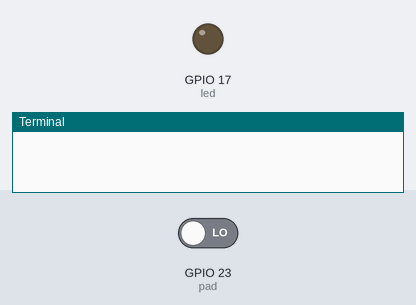
The program below on a simulated Raspberry Pi (BCM pin numbers). Shown: output pins drawn as LEDs (lit = HIGH), the last lines printed to the terminal. Inputs (shaded band) come from the test bench; at power-on: GPIO 23 (pad) LOW. The clock reads 2024-03-15 10:24:30 at power-on unless the program sets it; sending an e-mail succeeds after 1 s.

Above: at 1.2 s.
1.3 s: GPIO 23 (pad) driven HIGH
At 1.7 s:
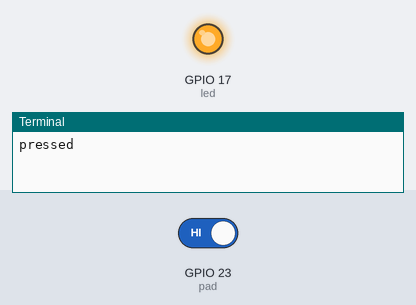
Timing chart, 0 to 4.3 s (numbered marks = the images above; inputs shaded):
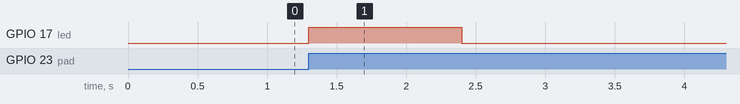

The program:

TouchSensor_EMAIL.py
```python
import time
import board
from digitalio import DigitalInOut, Direction
from gpiozero import LED
from time import sleep


import smtplib
import RPi.GPIO as GPIO
import time


led = LED(17)
pad_pin = board.D23

pad = DigitalInOut(pad_pin)
pad.direction = Direction.INPUT

already_pressed = False


#Email Variables
SMTP_SERVER = 'smtp.gmail.com' #Email Server (don't change!)
SMTP_PORT = 587 #Server Port (don't change!)
GMAIL_USERNAME = 'zas.academy.info@gmail.com' #change this to match your gmail account
GMAIL_PASSWORD = 'XXXXXXXXXX'  #change this to match your gmail password


class Emailer:
    def sendmail(self, recipient, subject, content):

        #Create Headers
        headers = ["From: " + GMAIL_USERNAME, "Subject: " + subject, "To: " + recipient,
                   "MIME-Version: 1.0", "Content-Type: text/html"]
        headers = "\r\n".join(headers)

        #Connect to Gmail Server
        session = smtplib.SMTP(SMTP_SERVER, SMTP_PORT)
        session.ehlo()
        session.starttls()
        session.ehlo()

        #Login to Gmail
        session.login(GMAIL_USERNAME, GMAIL_PASSWORD)

        #Send Email & Exit
        session.sendmail(GMAIL_USERNAME, recipient, headers + "\r\n\r\n" + content)
        session.quit

sender = Emailer()


sendTo = 'roohi_fakruddin@yahoo.co.uk'
emailSubject = "Touch Detected!"
emailContent = "The sensor was touched at: " + time.ctime()

while True:

    if pad.value and not already_pressed:
        print("pressed")
        led.on()
        emailContent = "The sensor was touched at: " + time.ctime()
        sender.sendmail(sendTo, emailSubject, emailContent)
        print("Email Sent")
    else:
        led.off()

    already_pressed = pad.value
    time.sleep(0.1)
```

Measured:
- after the input at 1.3 s, GPIO 17 (led): LOW → HIGH at once, → LOW 1.1 s later
